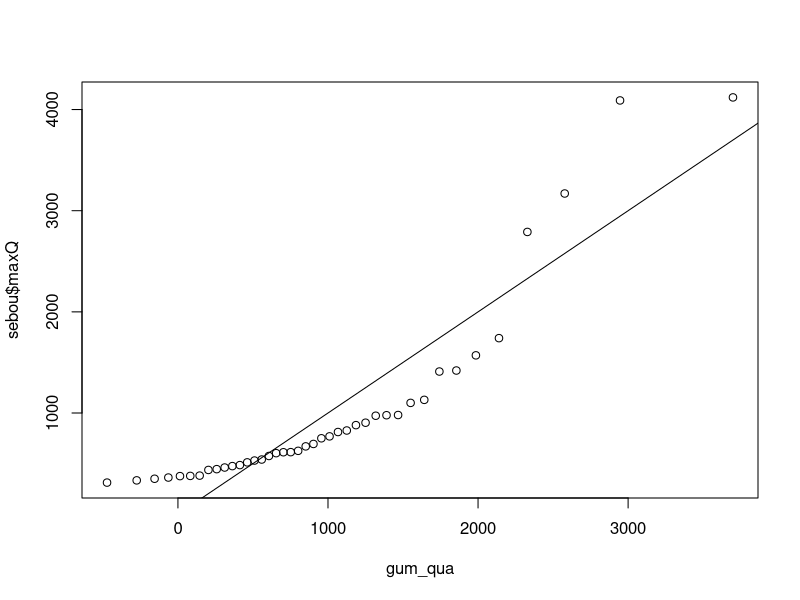

Reproduce this figure in R.
#Load data
sebou=read.csv("../HW1/sebou.csv")
sebou$maxQ=sort(sebou$maxQ)
n=length(sebou$maxQ)
betar=function(x,r) {
  nn=length(x)
  out=0
  for(i in 1:(nn-r)) {
    out=out+(choose(nn-i,r)*x[i]/choose(n-1,r))
  }
  return (1/nn)*out
}
lambda2=2*betar(sebou$maxQ,1)-betar(sebou$maxQ,0)
lambda3=6*betar(sebou$maxQ,2)-6*betar(sebou$maxQ,1)+betar(sebou$maxQ,0)
tau3hat=lambda3/lambda2#L-skewness
Z=tau3hat/sqrt((0.1866/n)+0.8/(n^2))
Z

#The calculated Z value for the L-moment $\tau_3$ test of normality greatly exceeds the critical value for $\alpha=0.05$ therefore reject the null hypothesis of a normally distributed maximum annual flows for Sebou R. dataset.

#7-17g was completed on prior assignment


pp=function(i,nn) { (i-0.44)/(nn+(0.12)) }
peye=pp(1:n,n)
alpha=sqrt(6*var(sebou$maxQ)/pi^2)
xii=mean(sebou$maxQ)-0.5772*alpha
gum_qua=xii-alpha*log(-log(peye))
plot(gum_qua,sebou$maxQ)
abline(0,1)
cor(gum_qua,sebou$maxQ)
#Critical value for r with alpha=0.05 and n=40 is 0.9594. The Gumbel is not a good fit for Sebou R. dataset using the Weibull plotting position.

Z = (tau3hat-0.170)/sqrt(0.2326/n + 0.70/(n^2))
Z
#The calculated Z value for the Chowdhury $\tau_3$ test greatly exceeds the critical Z value for $\alpha=0.05$ therefore reject the null hypothesis of Gumbel distributed maximum annual flows for Sebou R. dataset.

